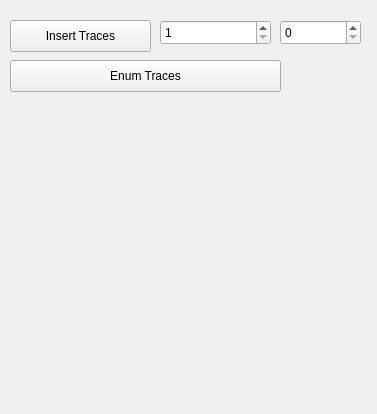
<?xml version="1.0" encoding="UTF-8"?>
<ui version="4.0">
 <class>CDebugPanel</class>
 <widget class="QWidget" name="CDebugPanel">
  <property name="geometry">
   <rect>
    <x>0</x>
    <y>0</y>
    <width>377</width>
    <height>414</height>
   </rect>
  </property>
  <property name="windowTitle">
   <string>DebugPanel</string>
  </property>
  <widget class="QPushButton" name="btnInsertTraces">
   <property name="geometry">
    <rect>
     <x>10</x>
     <y>20</y>
     <width>141</width>
     <height>32</height>
    </rect>
   </property>
   <property name="text">
    <string>Insert Traces</string>
   </property>
   <property name="autoExclusive">
    <bool>false</bool>
   </property>
   <property name="flat">
    <bool>false</bool>
   </property>
  </widget>
  <widget class="QPushButton" name="btnEnumTraces">
   <property name="geometry">
    <rect>
     <x>10</x>
     <y>60</y>
     <width>271</width>
     <height>32</height>
    </rect>
   </property>
   <property name="text">
    <string>Enum Traces</string>
   </property>
  </widget>
  <widget class="QSpinBox" name="TracesToAddSpinBox">
   <property name="geometry">
    <rect>
     <x>160</x>
     <y>20</y>
     <width>111</width>
     <height>25</height>
    </rect>
   </property>
   <property name="minimum">
    <number>1</number>
   </property>
   <property name="maximum">
    <number>999999999</number>
   </property>
   <property name="value">
    <number>1</number>
   </property>
  </widget>
  <widget class="QSpinBox" name="SleepTimeBetweenInsertSpinBox">
   <property name="geometry">
    <rect>
     <x>280</x>
     <y>20</y>
     <width>81</width>
     <height>25</height>
    </rect>
   </property>
   <property name="maximum">
    <number>99999999</number>
   </property>
   <property name="singleStep">
    <number>200</number>
   </property>
  </widget>
 </widget>
 <resources/>
 <connections/>
</ui>
